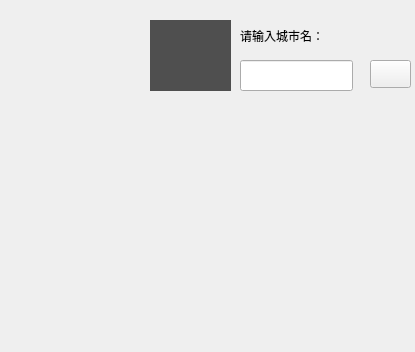
<?xml version="1.0" encoding="UTF-8"?>
<ui version="4.0">
 <class>Weather</class>
 <widget class="QWidget" name="Weather">
  <property name="geometry">
   <rect>
    <x>0</x>
    <y>0</y>
    <width>415</width>
    <height>352</height>
   </rect>
  </property>
  <property name="windowTitle">
   <string>Form</string>
  </property>
  <widget class="QLabel" name="label_background">
   <property name="geometry">
    <rect>
     <x>-10</x>
     <y>-30</y>
     <width>421</width>
     <height>401</height>
    </rect>
   </property>
   <property name="styleSheet">
    <string notr="true">border-image: url(:/picture/18_weather.png);</string>
   </property>
   <property name="text">
    <string/>
   </property>
  </widget>
  <widget class="QLabel" name="label_weatherShow">
   <property name="geometry">
    <rect>
     <x>150</x>
     <y>20</y>
     <width>81</width>
     <height>71</height>
    </rect>
   </property>
   <property name="styleSheet">
    <string notr="true">background-color: rgb(79, 79, 79);</string>
   </property>
   <property name="text">
    <string/>
   </property>
  </widget>
  <widget class="QLabel" name="label_3">
   <property name="geometry">
    <rect>
     <x>240</x>
     <y>20</y>
     <width>131</width>
     <height>31</height>
    </rect>
   </property>
   <property name="text">
    <string>请输入城市名：</string>
   </property>
  </widget>
  <widget class="QLineEdit" name="lineEdit_city">
   <property name="geometry">
    <rect>
     <x>240</x>
     <y>60</y>
     <width>113</width>
     <height>31</height>
    </rect>
   </property>
  </widget>
  <widget class="QPushButton" name="btn_findCity">
   <property name="geometry">
    <rect>
     <x>370</x>
     <y>60</y>
     <width>41</width>
     <height>28</height>
    </rect>
   </property>
   <property name="styleSheet">
    <string notr="true">border-image: url(:/picture/10_find.png);</string>
   </property>
   <property name="text">
    <string/>
   </property>
  </widget>
  <widget class="QWidget" name="layoutWidget">
   <property name="geometry">
    <rect>
     <x>240</x>
     <y>130</y>
     <width>171</width>
     <height>181</height>
    </rect>
   </property>
   <layout class="QVBoxLayout" name="verticalLayout">
    <item>
     <layout class="QHBoxLayout" name="horizontalLayout" stretch="1,3">
      <item>
       <widget class="QLabel" name="label_2">
        <property name="styleSheet">
         <string notr="true">border-image: url(:/picture/25_wendu.png);</string>
        </property>
        <property name="text">
         <string/>
        </property>
       </widget>
      </item>
      <item>
       <widget class="QLabel" name="label_wendu">
        <property name="styleSheet">
         <string notr="true">
border-image: url(:/picture/22.png);</string>
        </property>
        <property name="text">
         <string/>
        </property>
       </widget>
      </item>
     </layout>
    </item>
    <item>
     <layout class="QHBoxLayout" name="horizontalLayout_2" stretch="1,3">
      <item>
       <widget class="QLabel" name="label_5">
        <property name="styleSheet">
         <string notr="true">border-image: url(:/picture/23_shidu (1).png);</string>
        </property>
        <property name="text">
         <string/>
        </property>
       </widget>
      </item>
      <item>
       <widget class="QLabel" name="label_shidu">
        <property name="styleSheet">
         <string notr="true">border-image: url(:/picture/22.png);</string>
        </property>
        <property name="text">
         <string/>
        </property>
       </widget>
      </item>
     </layout>
    </item>
    <item>
     <layout class="QHBoxLayout" name="horizontalLayout_3" stretch="1,3">
      <item>
       <widget class="QLabel" name="label_4">
        <property name="styleSheet">
         <string notr="true">border-image: url(:/picture/24_weather.png);</string>
        </property>
        <property name="text">
         <string/>
        </property>
       </widget>
      </item>
      <item>
       <widget class="QLabel" name="label_tianqi">
        <property name="styleSheet">
         <string notr="true">border-image: url(:/picture/22.png);</string>
        </property>
        <property name="text">
         <string/>
        </property>
       </widget>
      </item>
     </layout>
    </item>
   </layout>
  </widget>
  <widget class="QLabel" name="label_where">
   <property name="geometry">
    <rect>
     <x>20</x>
     <y>260</y>
     <width>211</width>
     <height>51</height>
    </rect>
   </property>
   <property name="styleSheet">
    <string notr="true">border-image: url(:/picture/27.png);</string>
   </property>
   <property name="text">
    <string/>
   </property>
  </widget>
  <zorder>label_background</zorder>
  <zorder>layoutWidget</zorder>
  <zorder>label_weatherShow</zorder>
  <zorder>label_3</zorder>
  <zorder>lineEdit_city</zorder>
  <zorder>btn_findCity</zorder>
  <zorder>label_where</zorder>
 </widget>
 <resources/>
 <connections/>
</ui>
